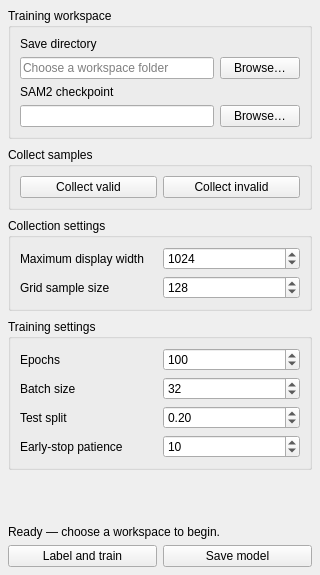
<?xml version="1.0" encoding="UTF-8"?>
<ui version="4.0">
 <class>Form</class>
 <widget class="QWidget" name="Form">
  <property name="geometry"><rect><x>0</x><y>0</y><width>320</width><height>575</height></rect></property>
  <property name="windowTitle"><string>Train</string></property>
  <layout class="QVBoxLayout" name="train_root_layout">
   <property name="spacing"><number>6</number></property>
   <property name="leftMargin"><number>8</number></property><property name="topMargin"><number>8</number></property><property name="rightMargin"><number>8</number></property><property name="bottomMargin"><number>8</number></property>
   <item>
    <widget class="QScrollArea" name="training_scroll_area">
     <property name="frameShape"><enum>QFrame::NoFrame</enum></property>
     <property name="horizontalScrollBarPolicy"><enum>Qt::ScrollBarAlwaysOff</enum></property>
     <property name="verticalScrollBarPolicy"><enum>Qt::ScrollBarAsNeeded</enum></property>
     <property name="widgetResizable"><bool>true</bool></property>
     <widget class="QWidget" name="training_scroll_content">
      <property name="geometry"><rect><x>0</x><y>0</y><width>286</width><height>650</height></rect></property>
      <layout class="QVBoxLayout" name="training_content_layout">
       <property name="spacing"><number>8</number></property>
       <property name="leftMargin"><number>0</number></property><property name="topMargin"><number>0</number></property><property name="rightMargin"><number>0</number></property><property name="bottomMargin"><number>0</number></property>
       <item><widget class="QGroupBox" name="workspace_group">
        <property name="title"><string>Training workspace</string></property>
        <layout class="QGridLayout" name="workspace_layout">
         <item row="0" column="0" colspan="2"><widget class="QLabel" name="label_20"><property name="text"><string>Save directory</string></property></widget></item>
         <item row="1" column="0"><widget class="QLineEdit" name="savepath_lineEdit"><property name="placeholderText"><string>Choose a workspace folder</string></property></widget></item>
         <item row="1" column="1"><widget class="QPushButton" name="savepath_btn"><property name="text"><string>Browse…</string></property></widget></item>
         <item row="2" column="0" colspan="2"><widget class="QLabel" name="label_21"><property name="text"><string>SAM2 checkpoint</string></property></widget></item>
         <item row="3" column="0"><widget class="QLineEdit" name="hierapath_lineEdit"/></item>
         <item row="3" column="1"><widget class="QPushButton" name="hierapath_btn"><property name="text"><string>Browse…</string></property></widget></item>
        </layout>
       </widget></item>
       <item><widget class="QGroupBox" name="samples_group">
        <property name="title"><string>Collect samples</string></property>
        <layout class="QHBoxLayout" name="samples_layout">
         <item><widget class="QPushButton" name="collect_valid_btn"><property name="text"><string>Collect valid</string></property></widget></item>
         <item><widget class="QPushButton" name="collect_invalid_btn"><property name="text"><string>Collect invalid</string></property></widget></item>
        </layout>
       </widget></item>
       <item><widget class="QGroupBox" name="data_settings_group">
        <property name="title"><string>Collection settings</string></property>
        <layout class="QGridLayout" name="data_settings_layout">
         <item row="0" column="0"><widget class="QLabel" name="label_mdw"><property name="text"><string>Maximum display width</string></property><property name="wordWrap"><bool>true</bool></property></widget></item>
         <item row="0" column="1"><widget class="QSpinBox" name="max_display_width_spin"><property name="maximum"><number>9999</number></property><property name="value"><number>1024</number></property></widget></item>
         <item row="1" column="0"><widget class="QLabel" name="label_gss"><property name="text"><string>Grid sample size</string></property><property name="wordWrap"><bool>true</bool></property></widget></item>
         <item row="1" column="1"><widget class="QSpinBox" name="grid_sample_size_spin"><property name="maximum"><number>1024</number></property><property name="value"><number>128</number></property></widget></item>
        </layout>
       </widget></item>
       <item><widget class="QGroupBox" name="training_settings_group">
        <property name="title"><string>Training settings</string></property>
        <layout class="QGridLayout" name="training_settings_layout">
         <item row="0" column="0"><widget class="QLabel" name="label_epochs"><property name="text"><string>Epochs</string></property></widget></item>
         <item row="0" column="1"><widget class="QSpinBox" name="epochs_spin"><property name="maximum"><number>9999</number></property><property name="value"><number>100</number></property></widget></item>
         <item row="1" column="0"><widget class="QLabel" name="label_bs"><property name="text"><string>Batch size</string></property></widget></item>
         <item row="1" column="1"><widget class="QSpinBox" name="batch_size_spin"><property name="maximum"><number>9999</number></property><property name="value"><number>32</number></property></widget></item>
         <item row="2" column="0"><widget class="QLabel" name="label_ts"><property name="text"><string>Test split</string></property></widget></item>
         <item row="2" column="1"><widget class="QDoubleSpinBox" name="test_size_spin"><property name="decimals"><number>2</number></property><property name="maximum"><double>1.000000000000000</double></property><property name="singleStep"><double>0.050000000000000</double></property><property name="value"><double>0.200000000000000</double></property></widget></item>
         <item row="3" column="0"><widget class="QLabel" name="label_pat"><property name="text"><string>Early-stop patience</string></property><property name="wordWrap"><bool>true</bool></property></widget></item>
         <item row="3" column="1"><widget class="QSpinBox" name="patience_spin"><property name="maximum"><number>999</number></property><property name="value"><number>10</number></property></widget></item>
        </layout>
       </widget></item>
       <item><spacer name="training_bottom_spacer"><property name="orientation"><enum>Qt::Vertical</enum></property><property name="sizeHint" stdset="0"><size><width>20</width><height>12</height></size></property></spacer></item>
      </layout>
     </widget>
    </widget>
   </item>
   <item><widget class="QLabel" name="training_status"><property name="text"><string>Ready — choose a workspace to begin.</string></property><property name="wordWrap"><bool>true</bool></property><property name="statusState" stdset="0"><string>neutral</string></property></widget></item>
   <item><layout class="QHBoxLayout" name="training_actions_layout">
    <item><widget class="QPushButton" name="train_btn"><property name="text"><string>Label and train</string></property></widget></item>
    <item><widget class="QPushButton" name="save_model_btn"><property name="text"><string>Save model</string></property></widget></item>
   </layout></item>
  </layout>
 </widget>
 <resources/>
 <connections/>
</ui>
